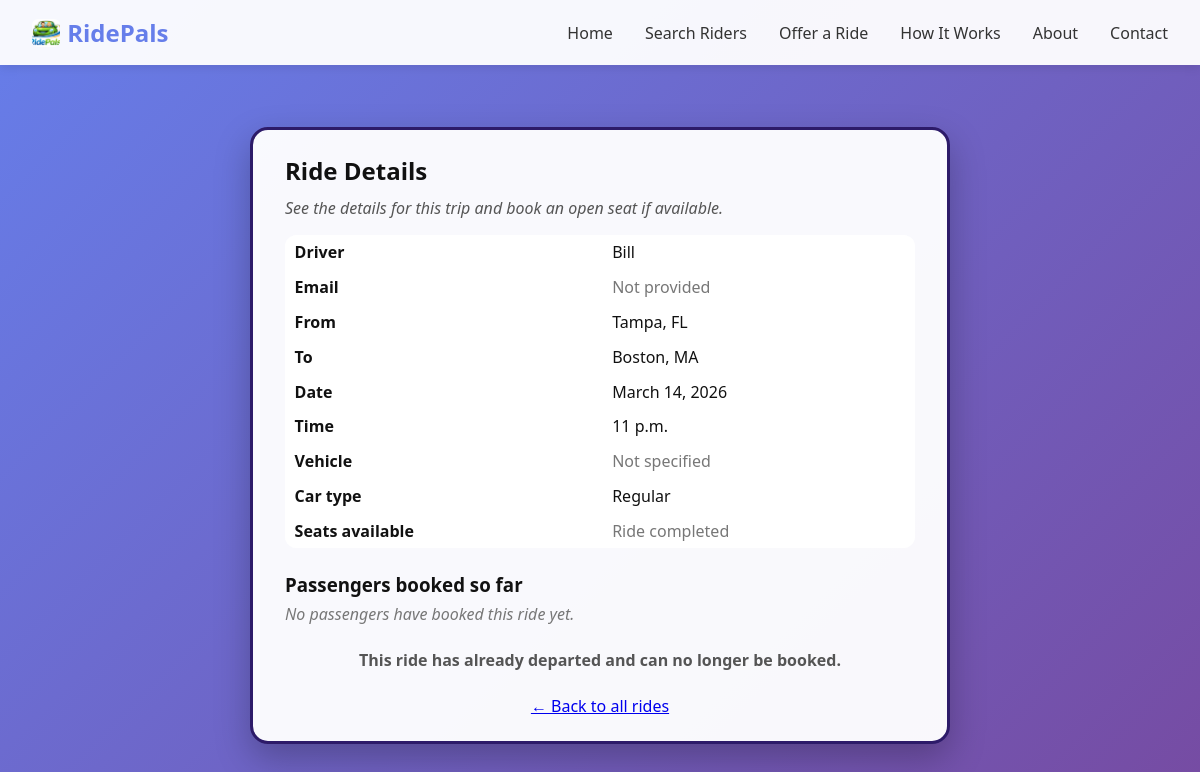
Screenshot of /rides/4/ with the database file from the repository.
### rides/models.py (models this page shows)
class Person(models.Model):
    first_name = models.CharField(max_length=100)
    last_name = models.CharField(max_length=100, blank=True)
    email = models.EmailField(blank=True)
    origination_city = models.CharField(max_length=100, default='')
    origination_state = models.CharField(max_length=2, default='')
    destination_city = models.CharField(max_length=100)
    destination_state = models.CharField(max_length=2)
    date = models.DateField()
    time = models.TimeField()
    taking_passengers = models.BooleanField()
    seats_available = models.IntegerField()
    vehicle_type = models.CharField(max_length=100, blank=True)
    car_class = models.CharField(
        max_length=20,
        choices=[("regular", "Regular"), ("premium", "Premium")],
        default="regular",
    )

### rides/views.py (the view)
# urls.py: path("<int:ride_id>/", views.ride_detail, name="detail"),
def ride_detail(request, ride_id):
  ride = get_object_or_404(Person, id=ride_id)
  today = date.today()
  now_time = datetime.now().time()
  is_past = (ride.date < today) or (ride.date == today and ride.time < now_time)
  passengers = ride.bookings.order_by("booked_at")
  context = {
    "ride": ride,
    "is_past": is_past,
    "is_full": ride.seats_available <= 0,
    "passengers": passengers,
    "booking_form": BookingForm(),
  }
  return render(request, "ride_detail.html", context)

### rides/templates/ride_detail.html
{% extends "base.html" %}
{% block content %}
<div class="card" style="max-width: 700px; margin: 30px auto; color: #111; padding: 1.5rem 2rem;">
  <h2 style="margin-bottom: 10px;">Ride Details</h2>
  <p style="margin-bottom: 1rem; font-style: italic; color: #555;">
    See the details for this trip and book an open seat if available.
  </p>
  <table style="width: 100%; border-collapse: collapse; margin-bottom: 1.5rem;">
    <tr>
      <th style="text-align: left; padding: 0.4rem 0.6rem;">Driver</th>
      <td style="padding: 0.4rem 0.6rem;">
        {{ ride.first_name }}{% if ride.last_name %} {{ ride.last_name }}{% endif %}
      </td>
    </tr>
    <tr>
      <th style="text-align: left; padding: 0.4rem 0.6rem;">Email</th>
      <td style="padding: 0.4rem 0.6rem;">
        {% if ride.email %}{{ ride.email }}{% else %}<span style="color:#777;">Not provided</span>{% endif %}
      </td>
    </tr>
    <tr>
      <th style="text-align: left; padding: 0.4rem 0.6rem;">From</th>
      <td style="padding: 0.4rem 0.6rem;">
        {{ ride.origination_city }}, {{ ride.origination_state }}
      </td>
    </tr>
    <tr>
      <th style="text-align: left; padding: 0.4rem 0.6rem;">To</th>
      <td style="padding: 0.4rem 0.6rem;">
        {{ ride.destination_city }}, {{ ride.destination_state }}
      </td>
    </tr>
    <tr>
      <th style="text-align: left; padding: 0.4rem 0.6rem;">Date</th>
      <td style="padding: 0.4rem 0.6rem;">{{ ride.date }}</td>
    </tr>
    <tr>
      <th style="text-align: left; padding: 0.4rem 0.6rem;">Time</th>
      <td style="padding: 0.4rem 0.6rem;">{{ ride.time }}</td>
    </tr>
    <tr>
      <th style="text-align: left; padding: 0.4rem 0.6rem;">Vehicle</th>
      <td style="padding: 0.4rem 0.6rem;">
        {% if ride.vehicle_type %}{{ ride.vehicle_type }}{% else %}<span style="color:#777;">Not specified</span>{% endif %}
      </td>
    </tr>
    <tr>
      <th style="text-align: left; padding: 0.4rem 0.6rem;">Car type</th>
      <td style="padding: 0.4rem 0.6rem;">{{ ride.get_car_class_display }}</td>
    </tr>
    <tr>
      <th style="text-align: left; padding: 0.4rem 0.6rem;">Seats available</th>
      <td style="padding: 0.4rem 0.6rem;">
        {% if is_past %}
          <span style="color:#777;">Ride completed</span>
        {% elif is_full %}
          <span style="color:#b91c1c; font-weight: 600;">Full (no seats left)</span>
        {% else %}
          {{ ride.seats_available }}
        {% endif %}
      </td>
    </tr>
  </table>
  <div style="margin-bottom: 1.5rem;">
    <h3 style="margin-bottom: 0.4rem;">Passengers booked so far</h3>
    {% if passengers %}
      <ul style="list-style: none; padding-left: 0;">
        {% for p in passengers %}
          <li style="margin-bottom: 0.25rem;">
            {{ p.first_name }} {% if p.last_name %}{{ p.last_name }}{% endif %}
          </li>
        {% endfor %}
      </ul>
    {% else %}
      <p style="color:#777; font-style: italic;">No passengers have booked this ride yet.</p>
    {% endif %}
  </div>
  {% if not is_past and not is_full %}
    <form action="{% url 'rides:book' ride.id %}" method="post" style="text-align: left; margin-top: 1rem;">
      {% csrf_token %}
      <h3 style="margin-bottom: 0.6rem;">Book a seat</h3>
      {{ booking_form.as_p }}
      <div style="text-align: center; margin-top: 0.5rem;">
        <button type="submit" class="btn btn-primary">Book a Seat</button>
      </div>
    </form>
  {% else %}
    <p style="text-align: center; font-weight: 600; color:#555;">
      {% if is_past %}
        This ride has already departed and can no longer be booked.
      {% else %}
        This ride is currently full and cannot accept more passengers.
      {% endif %}
    </p>
  {% endif %}
  <div style="margin-top: 1.5rem; text-align: center;">
    <a href="{% url 'rides:index' %}">&larr; Back to all rides</a>
  </div>
</div>
{% endblock %}

### static/main.css (style rules this page uses)
* { margin: 0; padding: 0; box-sizing: border-box; }
body { font-family: 'Segoe UI', Tahoma, Geneva, Verdana, sans-serif; background: linear-gradient(135deg, #667eea 0%, #764ba2 100%); min-height: 100vh; display: flex; flex-direction: column; }
.card { background: rgba(255, 255, 255, 0.96); border-radius: 18px; box-shadow: 0 14px 35px rgba(0, 0, 0, 0.25); border: 3px solid #2d1b69; }
.card h2 { font-family: "Trebuchet MS", "Gill Sans", system-ui, -apple-system, BlinkMacSystemFont, "Segoe UI", sans-serif; }
.card table { background: #ffffff; border-radius: 12px; overflow: hidden; }
.card table td, .card table th { background-color: #ffffff; padding: 0.5rem 0.75rem; }

### rows the page displays
Person: first_name "Bill", origination_city "Tampa", origination_state "FL", destination_city "Boston", destination_state "MA", date "March 14, 2026", time "11 p.m.", car_class "Regular"
